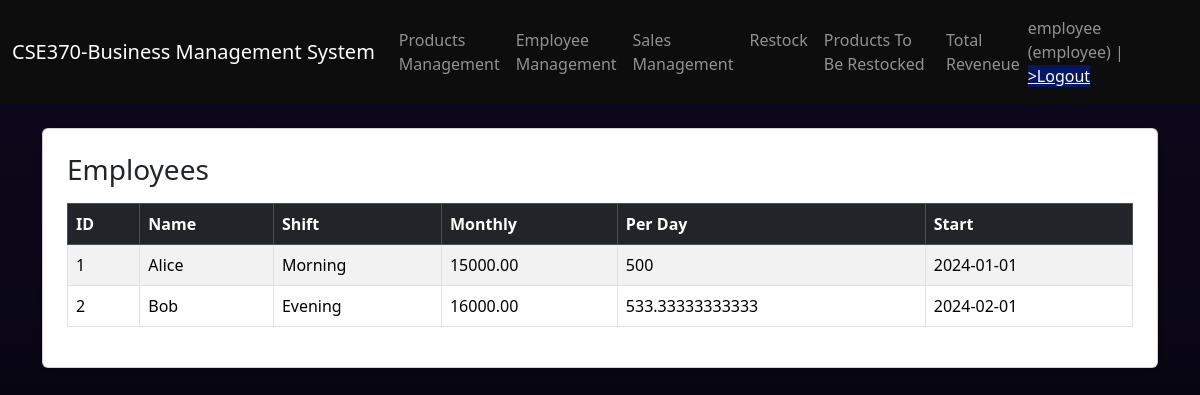
Screenshot of /employees.php (signed in) with the database file from the repository.
### tables this page shows
CREATE TABLE employees(
  id INT AUTO_INCREMENT PRIMARY KEY,
  name VARCHAR(100),
  shift VARCHAR(50),
  monthly_salary DECIMAL(10,2),
  start_date DATE
);

### employees.php (the view, shortened to what this page needs)
<?php include "config.php"; check_login();
$res=$conn->query("SELECT * FROM employees");
$editId = isset($_GET['edit']) ? $_GET['edit'] : null;
?>
<!DOCTYPE html>
<html>
<head>
  <link href="https://cdn.jsdelivr.net/npm/bootstrap@5.3.3/dist/css/bootstrap.min.css" rel="stylesheet">
</head>
<body style="background-color: #09041bff; color: white;">
<?php include 'navbar.php'; ?>
<div class="container mt-4">
  <div class="card shadow-sm p-4">
    <h3 class="mb-3">Employees</h3>
    <table class="table table-bordered table-striped align-middle">
      <thead class="table-dark">
        <tr>
          <th>ID</th><th>Name</th><th>Shift</th><th>Monthly</th>
          <th>Per Day</th><th>Start</th>
        </tr>
      </thead>
      <tbody>
      <?php while($e=$res->fetch_assoc()): ?>
        <tr>
        <?php if($editId==$e['id']): ?>
          <form method="post">
            <td><?= $e['id']?><input type="hidden" name="id" value="<?= $e['id']?>"></td>
            <td><input name="name" class="form-control" value="<?= $e['name']?>"></td>
            <td><input name="shift" class="form-control" value="<?= $e['shift']?>"></td>
            <td><input name="salary" class="form-control" value="<?= $e['monthly_salary']?>"></td>
            <td><?= $e['monthly_salary']/30?></td>
            <td><input type="date" name="start" class="form-control" value="<?= $e['start_date']?>"></td>
            <td>
              <button name="update" class="btn btn-primary btn-sm">Save</button>
              <a href="employees.php" class="btn btn-secondary btn-sm">Cancel</a>
            </td>
          </form>
        <?php else: ?>
          <td><?= $e['id']?></td>
          <td><?= $e['name']?></td>
          <td><?= $e['shift']?></td>
          <td><?= $e['monthly_salary']?></td>
          <td><?= $e['monthly_salary']/30?></td>
          <td><?= $e['start_date']?></td>
        <?php endif; ?>
        </tr>
      <?php endwhile; ?>
      </tbody>
    </table>
  </div>
</div>
</body>
</html>

### employees.php (style rules this page uses)
body { background: linear-gradient(rgba(16, 11, 31, 0.7), rgba(0, 0, 0, 0.7)), url('https://images.unsplash.com/photo-1451187580459-43490279c0fa?auto=format&fit=crop&w=1920&q=80'); background-size: cover; background-position: center; background-attachment: fixed; min-height: 100vh; }

### rows the page displays
employees: id "1", name "Alice", shift "Morning", monthly_salary "15000.00", $e['monthly_salary']/30 "500", start_date "2024-01-01"
employees: id "2", name "Bob", shift "Evening", monthly_salary "16000.00", $e['monthly_salary']/30 "533.33333333333", start_date "2024-02-01"

### other values shown
$_SESSION['username'] "employee"
$_SESSION['role'] "employee"
